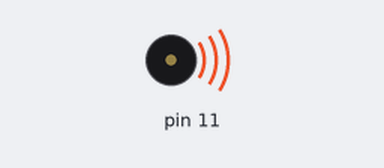
A sketch run on a simulated Arduino Uno, built with avr-gcc and run on an emulated ATmega328P. Shown: buzzer (waves = sounding).

Above: at 0.1 s.
At 96.0 s:
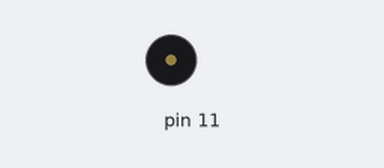
Timing chart, 0 to 97.5 s (numbered marks = the images above):
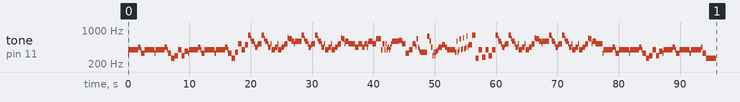

The sketch:

binksake.ino
```cpp
void song(int buzzerPin){

  tone(buzzerPin, 330);
  delay(182);
  noTone(buzzerPin);

  tone(buzzerPin, 392);
  delay(182);
  noTone(buzzerPin);

  tone(buzzerPin, 392);
  delay(182);
  noTone(buzzerPin);

  tone(buzzerPin, 392);
  delay(1091);
  noTone(buzzerPin);

  tone(buzzerPin, 440);
  delay(409);
  noTone(buzzerPin);

  tone(buzzerPin, 392);
  delay(136);
  noTone(buzzerPin);

  tone(buzzerPin, 330);
  delay(545);
  noTone(buzzerPin);

  tone(buzzerPin, 392);
  delay(1636);
  noTone(buzzerPin);

  tone(buzzerPin, 330);
  delay(182);
  noTone(buzzerPin);

  tone(buzzerPin, 392);
  delay(182);
  noTone(buzzerPin);

  tone(buzzerPin, 392);
  delay(182);
  noTone(buzzerPin);

  tone(buzzerPin, 392);
  delay(1091);
  noTone(buzzerPin);

  tone(buzzerPin, 440);
  delay(409);
  noTone(buzzerPin);

  tone(buzzerPin, 392);
  delay(136);
  noTone(buzzerPin);

  tone(buzzerPin, 330);
  delay(545);
  noTone(buzzerPin);

  tone(buzzerPin, 262);
  delay(545);
  noTone(buzzerPin);

  tone(buzzerPin, 294);
  delay(545);
  noTone(buzzerPin);

  tone(buzzerPin, 392);
  delay(545);
  noTone(buzzerPin);

  tone(buzzerPin, 294);
  delay(545);
  noTone(buzzerPin);

  tone(buzzerPin, 370);
  delay(545);
  noTone(buzzerPin);

  tone(buzzerPin, 330);
  delay(182);
  noTone(buzzerPin);

  tone(buzzerPin, 392);
  delay(182);
  noTone(buzzerPin);

  tone(buzzerPin, 392);
  delay(182);
  noTone(buzzerPin);

  tone(buzzerPin, 392);
  delay(1091);
  noTone(buzzerPin);

  tone(buzzerPin, 440);
  delay(409);
  noTone(buzzerPin);

  tone(buzzerPin, 392);
  delay(136);
  noTone(buzzerPin);

  tone(buzzerPin, 330);
  delay(545);
  noTone(buzzerPin);

  tone(buzzerPin, 392);
  delay(1636);
  noTone(buzzerPin);

  tone(buzzerPin, 330);
  delay(182);
  noTone(buzzerPin);

  tone(buzzerPin, 392);
  delay(182);
  noTone(buzzerPin);

  tone(buzzerPin, 392);
  delay(182);
  noTone(buzzerPin);

  tone(buzzerPin, 392);
  delay(1091);
  noTone(buzzerPin);

  tone(buzzerPin, 440);
  delay(409);
  noTone(buzzerPin);

  tone(buzzerPin, 392);
  delay(136);
  noTone(buzzerPin);

  tone(buzzerPin, 330);
  delay(545);
  noTone(buzzerPin);

  tone(buzzerPin, 262);
  delay(545);
  noTone(buzzerPin);

  tone(buzzerPin, 349);
  delay(545);
  noTone(buzzerPin);

  tone(buzzerPin, 523);
  delay(545);
  noTone(buzzerPin);

  tone(buzzerPin, 392);
  delay(545);
  noTone(buzzerPin);

  tone(buzzerPin, 494);
  delay(545);
  noTone(buzzerPin);

  tone(buzzerPin, 784);
  delay(409);
  noTone(buzzerPin);

  tone(buzzerPin, 659);
  delay(136);
  noTone(buzzerPin);

  tone(buzzerPin, 587);
  delay(409);
  noTone(buzzerPin);

  tone(buzzerPin, 523);
  delay(136);
  noTone(buzzerPin);

  tone(buzzerPin, 440);
  delay(409);
  noTone(buzzerPin);

  tone(buzzerPin, 494);
  delay(136);
  noTone(buzzerPin);

  tone(buzzerPin, 523);
  delay(545);
  noTone(buzzerPin);

  tone(buzzerPin, 784);
  delay(409);
  noTone(buzzerPin);

  tone(buzzerPin, 659);
  delay(136);
  noTone(buzzerPin);

  tone(buzzerPin, 587);
  delay(409);
  noTone(buzzerPin);

  tone(buzzerPin, 523);
  delay(136);
  noTone(buzzerPin);

  tone(buzzerPin, 440);
  delay(409);
  noTone(buzzerPin);

  tone(buzzerPin, 523);
  delay(136);
  noTone(buzzerPin);

  tone(buzzerPin, 392);
  delay(545);
  noTone(buzzerPin);

  tone(buzzerPin, 440);
  delay(409);
  noTone(buzzerPin);

  tone(buzzerPin, 523);
  delay(136);
  noTone(buzzerPin);

  tone(buzzerPin, 392);
  delay(545);
  noTone(buzzerPin);

  tone(buzzerPin, 440);
  delay(409);
  noTone(buzzerPin);

  tone(buzzerPin, 494);
  delay(136);
  noTone(buzzerPin);

  tone(buzzerPin, 523);
  delay(409);
  noTone(buzzerPin);

  tone(buzzerPin, 698);
  delay(136);
  noTone(buzzerPin);

  tone(buzzerPin, 659);
  delay(409);
  noTone(buzzerPin);

  tone(buzzerPin, 659);
  delay(136);
  noTone(buzzerPin);

  tone(buzzerPin, 587);
  delay(409);
  noTone(buzzerPin);

  tone(buzzerPin, 523);
  delay(136);
  noTone(buzzerPin);

  tone(buzzerPin, 587);
  delay(1091);
  noTone(buzzerPin);

  tone(buzzerPin, 784);
  delay(409);
  noTone(buzzerPin);

  tone(buzzerPin, 659);
  delay(136);
  noTone(buzzerPin);

  tone(buzzerPin, 587);
  delay(409);
  noTone(buzzerPin);

  tone(buzzerPin, 523);
  delay(136);
  noTone(buzzerPin);

  tone(buzzerPin, 440);
  delay(409);
  noTone(buzzerPin);

  tone(buzzerPin, 494);
  delay(136);
  noTone(buzzerPin);

  tone(buzzerPin, 523);
  delay(545);
  noTone(buzzerPin);

  tone(buzzerPin, 784);
  delay(409);
  noTone(buzzerPin);

  tone(buzzerPin, 659);
  delay(136);
  noTone(buzzerPin);

  tone(buzzerPin, 587);
  delay(409);
  noTone(buzzerPin);

  tone(buzzerPin, 523);
  delay(136);
  noTone(buzzerPin);

  tone(buzzerPin, 440);
  delay(409);
  noTone(buzzerPin);

  tone(buzzerPin, 523);
  delay(136);
  noTone(buzzerPin);

  tone(buzzerPin, 392);
  delay(545);
  noTone(buzzerPin);

  tone(buzzerPin, 440);
  delay(409);
  noTone(buzzerPin);

  tone(buzzerPin, 523);
  delay(136);
  noTone(buzzerPin);

  tone(buzzerPin, 392);
  delay(545);
  noTone(buzzerPin);

  tone(buzzerPin, 440);
  delay(409);
  noTone(buzzerPin);

  tone(buzzerPin, 494);
  delay(136);
  noTone(buzzerPin);

  tone(buzzerPin, 523);
  delay(409);
  noTone(buzzerPin);

  tone(buzzerPin, 698);
  delay(136);
  noTone(buzzerPin);

  tone(buzzerPin, 659);
  delay(409);
  noTone(buzzerPin);

  tone(buzzerPin, 523);
  delay(136);
  noTone(buzzerPin);

  tone(buzzerPin, 587);
  delay(409);
  noTone(buzzerPin);

  tone(buzzerPin, 587);
  delay(136);
  noTone(buzzerPin);

  tone(buzzerPin, 523);
  delay(1091);
  noTone(buzzerPin);

  tone(buzzerPin, 440);
  delay(545);
  noTone(buzzerPin);

  tone(buzzerPin, 523);
  delay(545);
  noTone(buzzerPin);

  tone(buzzerPin, 440);
  delay(409);
  noTone(buzzerPin);

  tone(buzzerPin, 523);
  delay(409);
  noTone(buzzerPin);

  tone(buzzerPin, 440);
  delay(136);
  noTone(buzzerPin);

  tone(buzzerPin, 523);
  delay(136);
  noTone(buzzerPin);

  tone(buzzerPin, 587);
  delay(136);
  noTone(buzzerPin);

  tone(buzzerPin, 587);
  delay(545);
  noTone(buzzerPin);

  tone(buzzerPin, 523);
  delay(545);
  noTone(buzzerPin);

  tone(buzzerPin, 659);
  delay(545);
  noTone(buzzerPin);

  tone(buzzerPin, 659);
  delay(273);
  noTone(buzzerPin);

  tone(buzzerPin, 392);
  delay(273);
  noTone(buzzerPin);

  tone(buzzerPin, 523);
  delay(273);
  noTone(buzzerPin);

  tone(buzzerPin, 392);
  delay(182);
  noTone(buzzerPin);

  tone(buzzerPin, 523);
  delay(182);
  noTone(buzzerPin);

  tone(buzzerPin, 392);
  delay(182);
  noTone(buzzerPin);

  tone(buzzerPin, 440);
  delay(182);
  noTone(buzzerPin);

  tone(buzzerPin, 392);
  delay(182);
  noTone(buzzerPin);

  tone(buzzerPin, 440);
  delay(182);
  noTone(buzzerPin);

  tone(buzzerPin, 523);
  delay(182);
  noTone(buzzerPin);

  tone(buzzerPin, 587);
  delay(545);
  noTone(buzzerPin);

  tone(buzzerPin, 587);
  delay(409);
  noTone(buzzerPin);

  tone(buzzerPin, 587);
  delay(136);
  noTone(buzzerPin);

  tone(buzzerPin, 622);
  delay(409);
  noTone(buzzerPin);

  tone(buzzerPin, 587);
  delay(136);
  noTone(buzzerPin);

  tone(buzzerPin, 523);
  delay(545);
  noTone(buzzerPin);

  tone(buzzerPin, 330);
  delay(545);
  noTone(buzzerPin);

  tone(buzzerPin, 392);
  delay(545);
  noTone(buzzerPin);

  tone(buzzerPin, 523);
  delay(545);
  noTone(buzzerPin);

  tone(buzzerPin, 466);
  delay(182);
  noTone(buzzerPin);

  tone(buzzerPin, 659);
  delay(182);
  noTone(buzzerPin);

  tone(buzzerPin, 440);
  delay(182);
  noTone(buzzerPin);

  tone(buzzerPin, 392);
  delay(182);
  noTone(buzzerPin);

  tone(buzzerPin, 349);
  delay(1091);
  noTone(buzzerPin);

  tone(buzzerPin, 740);
  delay(409);
  noTone(buzzerPin);

  tone(buzzerPin, 587);
  delay(273);
  noTone(buzzerPin);

  tone(buzzerPin, 440);
  delay(273);
  noTone(buzzerPin);

  tone(buzzerPin, 294);
  delay(136);
  noTone(buzzerPin);

  tone(buzzerPin, 349);
  delay(136);
  noTone(buzzerPin);

  tone(buzzerPin, 294);
  delay(136);
  noTone(buzzerPin);

  tone(buzzerPin, 349);
  delay(136);
  noTone(buzzerPin);

  tone(buzzerPin, 370);
  delay(273);
  noTone(buzzerPin);

  tone(buzzerPin, 392);
  delay(136);
  noTone(buzzerPin);

  tone(buzzerPin, 440);
  delay(545);
  noTone(buzzerPin);

  tone(buzzerPin, 494);
  delay(545);
  noTone(buzzerPin);

  tone(buzzerPin, 440);
  delay(273);
  noTone(buzzerPin);

  tone(buzzerPin, 392);
  delay(1364);
  noTone(buzzerPin);

  tone(buzzerPin, 349);
  delay(182);
  noTone(buzzerPin);

  tone(buzzerPin, 587);
  delay(182);
  noTone(buzzerPin);

  tone(buzzerPin, 349);
  delay(182);
  noTone(buzzerPin);

  tone(buzzerPin, 392);
  delay(182);
  noTone(buzzerPin);

  tone(buzzerPin, 659);
  delay(182);
  noTone(buzzerPin);

  tone(buzzerPin, 392);
  delay(182);
  noTone(buzzerPin);

  tone(buzzerPin, 415);
  delay(182);
  noTone(buzzerPin);

  tone(buzzerPin, 698);
  delay(182);
  noTone(buzzerPin);

  tone(buzzerPin, 415);
  delay(182);
  noTone(buzzerPin);

  tone(buzzerPin, 440);
  delay(182);
  noTone(buzzerPin);

  tone(buzzerPin, 740);
  delay(182);
  noTone(buzzerPin);

  tone(buzzerPin, 440);
  delay(182);
  noTone(buzzerPin);

  tone(buzzerPin, 494);
  delay(545);
  noTone(buzzerPin);

  tone(buzzerPin, 784);
  delay(545);
  noTone(buzzerPin);

  tone(buzzerPin, 262);
  delay(545);
  noTone(buzzerPin);

  tone(buzzerPin, 392);
  delay(545);
  noTone(buzzerPin);

  tone(buzzerPin, 277);
  delay(545);
  noTone(buzzerPin);

  tone(buzzerPin, 392);
  delay(545);
  noTone(buzzerPin);

  tone(buzzerPin, 294);
  delay(545);
  noTone(buzzerPin);

  tone(buzzerPin, 392);
  delay(545);
  noTone(buzzerPin);

  tone(buzzerPin, 784);
  delay(409);
  noTone(buzzerPin);

  tone(buzzerPin, 659);
  delay(136);
  noTone(buzzerPin);

  tone(buzzerPin, 587);
  delay(409);
  noTone(buzzerPin);

  tone(buzzerPin, 523);
  delay(136);
  noTone(buzzerPin);

  tone(buzzerPin, 440);
  delay(409);
  noTone(buzzerPin);

  tone(buzzerPin, 494);
  delay(136);
  noTone(buzzerPin);

  tone(buzzerPin, 523);
  delay(545);
  noTone(buzzerPin);

  tone(buzzerPin, 784);
  delay(409);
  noTone(buzzerPin);

  tone(buzzerPin, 659);
  delay(136);
  noTone(buzzerPin);

  tone(buzzerPin, 587);
  delay(409);
  noTone(buzzerPin);

  tone(buzzerPin, 523);
  delay(136);
  noTone(buzzerPin);

  tone(buzzerPin, 440);
  delay(409);
  noTone(buzzerPin);

  tone(buzzerPin, 523);
  delay(136);
  noTone(buzzerPin);

  tone(buzzerPin, 392);
  delay(545);
  noTone(buzzerPin);

  tone(buzzerPin, 440);
  delay(409);
  noTone(buzzerPin);

  tone(buzzerPin, 523);
  delay(136);
  noTone(buzzerPin);

  tone(buzzerPin, 392);
  delay(545);
  noTone(buzzerPin);

  tone(buzzerPin, 440);
  delay(409);
  noTone(buzzerPin);

  tone(buzzerPin, 494);
  delay(136);
  noTone(buzzerPin);

  tone(buzzerPin, 523);
  delay(409);
  noTone(buzzerPin);

  tone(buzzerPin, 698);
  delay(136);
  noTone(buzzerPin);

  tone(buzzerPin, 659);
  delay(409);
  noTone(buzzerPin);

  tone(buzzerPin, 659);
  delay(136);
  noTone(buzzerPin);

  tone(buzzerPin, 587);
  delay(409);
  noTone(buzzerPin);

  tone(buzzerPin, 523);
  delay(136);
  noTone(buzzerPin);

  tone(buzzerPin, 587);
  delay(1091);
  noTone(buzzerPin);

  tone(buzzerPin, 784);
  delay(409);
  noTone(buzzerPin);

  tone(buzzerPin, 659);
  delay(136);
  noTone(buzzerPin);

  tone(buzzerPin, 587);
  delay(409);
  noTone(buzzerPin);

  tone(buzzerPin, 523);
  delay(136);
  noTone(buzzerPin);

  tone(buzzerPin, 440);
  delay(409);
  noTone(buzzerPin);

  tone(buzzerPin, 494);
  delay(136);
  noTone(buzzerPin);

  tone(buzzerPin, 523);
  delay(545);
  noTone(buzzerPin);

  tone(buzzerPin, 784);
  delay(409);
  noTone(buzzerPin);

  tone(buzzerPin, 659);
  delay(136);
  noTone(buzzerPin);

  tone(buzzerPin, 587);
  delay(409);
  noTone(buzzerPin);

  tone(buzzerPin, 523);
  delay(136);
  noTone(buzzerPin);

  tone(buzzerPin, 440);
  delay(409);
  noTone(buzzerPin);

  tone(buzzerPin, 523);
  delay(136);
  noTone(buzzerPin);

  tone(buzzerPin, 392);
  delay(545);
  noTone(buzzerPin);

  tone(buzzerPin, 440);
  delay(409);
  noTone(buzzerPin);

  tone(buzzerPin, 523);
  delay(136);
  noTone(buzzerPin);

  tone(buzzerPin, 392);
  delay(545);
  noTone(buzzerPin);

  tone(buzzerPin, 440);
  delay(409);
  noTone(buzzerPin);

  tone(buzzerPin, 494);
  delay(136);
  noTone(buzzerPin);

  tone(buzzerPin, 523);
  delay(409);
  noTone(buzzerPin);

  tone(buzzerPin, 698);
  delay(136);
  noTone(buzzerPin);

  tone(buzzerPin, 659);
  delay(409);
  noTone(buzzerPin);

  tone(buzzerPin, 523);
  delay(136);
  noTone(buzzerPin);

  tone(buzzerPin, 587);
  delay(409);
  noTone(buzzerPin);

  tone(buzzerPin, 587);
  delay(136);
  noTone(buzzerPin);

  tone(buzzerPin, 523);
  delay(1091);
  noTone(buzzerPin);

  tone(buzzerPin, 330);
  delay(182);
  noTone(buzzerPin);

  tone(buzzerPin, 392);
  delay(182);
  noTone(buzzerPin);

  tone(buzzerPin, 392);
  delay(182);
  noTone(buzzerPin);

  tone(buzzerPin, 392);
  delay(1091);
  noTone(buzzerPin);

  tone(buzzerPin, 440);
  delay(409);
  noTone(buzzerPin);

  tone(buzzerPin, 392);
  delay(136);
  noTone(buzzerPin);

  tone(buzzerPin, 330);
  delay(545);
  noTone(buzzerPin);

  tone(buzzerPin, 392);
  delay(1636);
  noTone(buzzerPin);

  tone(buzzerPin, 330);
  delay(182);
  noTone(buzzerPin);

  tone(buzzerPin, 392);
  delay(182);
  noTone(buzzerPin);

  tone(buzzerPin, 392);
  delay(182);
  noTone(buzzerPin);

  tone(buzzerPin, 392);
  delay(1091);
  noTone(buzzerPin);

  tone(buzzerPin, 440);
  delay(409);
  noTone(buzzerPin);

  tone(buzzerPin, 392);
  delay(136);
  noTone(buzzerPin);

  tone(buzzerPin, 330);
  delay(545);
  noTone(buzzerPin);

  tone(buzzerPin, 262);
  delay(545);
  noTone(buzzerPin);

  tone(buzzerPin, 294);
  delay(545);
  noTone(buzzerPin);

  tone(buzzerPin, 392);
  delay(545);
  noTone(buzzerPin);

  tone(buzzerPin, 294);
  delay(545);
  noTone(buzzerPin);

  tone(buzzerPin, 370);
  delay(545);
  noTone(buzzerPin);

  tone(buzzerPin, 330);
  delay(182);
  noTone(buzzerPin);

  tone(buzzerPin, 392);
  delay(182);
  noTone(buzzerPin);

  tone(buzzerPin, 392);
  delay(182);
  noTone(buzzerPin);

  tone(buzzerPin, 392);
  delay(1091);
  noTone(buzzerPin);

  tone(buzzerPin, 440);
  delay(409);
  noTone(buzzerPin);

  tone(buzzerPin, 392);
  delay(136);
  noTone(buzzerPin);

  tone(buzzerPin, 330);
  delay(545);
  noTone(buzzerPin);

  tone(buzzerPin, 392);
  delay(1636);
  noTone(buzzerPin);

  tone(buzzerPin, 330);
  delay(273);
  noTone(buzzerPin);

  tone(buzzerPin, 392);
  delay(273);
  noTone(buzzerPin);

  tone(buzzerPin, 392);
  delay(273);
  noTone(buzzerPin);

  tone(buzzerPin, 392);
  delay(1091);
  noTone(buzzerPin);

  tone(buzzerPin, 440);
  delay(273);
  noTone(buzzerPin);

  tone(buzzerPin, 330);
  delay(545);
  noTone(buzzerPin);

  tone(buzzerPin, 262);
  delay(1636);
  noTone(buzzerPin);
}

void setup() {
  // put your setup code here, to run once:
  // call the song function with digital pin
  song(11);
}

void loop() {
  // put your main code here, to run repeatedly:
}
```
